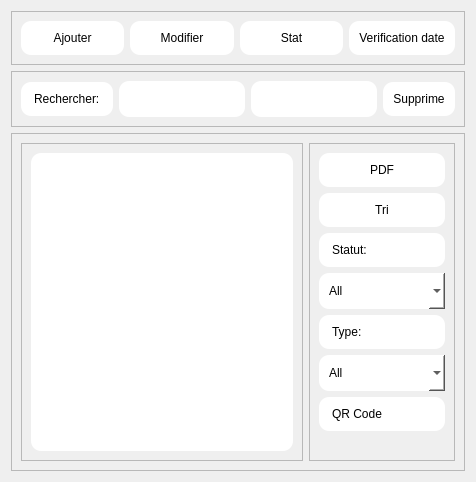
         <widget class="QWidget" name="vehicule">
          <layout class="QVBoxLayout" name="verticalLayout_40">
           <item>
            <widget class="QFrame" name="frame_80">
             <property name="sizePolicy">
              <sizepolicy hsizetype="Preferred" vsizetype="Maximum">
               <horstretch>0</horstretch>
               <verstretch>0</verstretch>
              </sizepolicy>
             </property>
             <property name="frameShape">
              <enum>QFrame::Shape::StyledPanel</enum>
             </property>
             <property name="frameShadow">
              <enum>QFrame::Shadow::Raised</enum>
             </property>
             <layout class="QHBoxLayout" name="horizontalLayout_58">
              <item>
               <widget class="QPushButton" name="pushButtonveajouter">
                <property name="styleSheet">
                 <string notr="true">QPushButton
{
background-color:rgb(255, 255, 255);
border-radius: 10px;
padding: 10px;
}

QPushButton:Hover {
				background-color: rgb(159, 159, 159);
				border-color: rgb(159, 159, 159);}
</string>
                </property>
                <property name="text">
                 <string>Ajouter</string>
                </property>
               </widget>
              </item>
              <item>
               <widget class="QPushButton" name="pushButtonvemodifier">
                <property name="styleSheet">
                 <string notr="true">QPushButton
{
background-color:rgb(255, 255, 255);
border-radius: 10px;
padding: 10px;
}

QPushButton:Hover {
				background-color: rgb(159, 159, 159);
				border-color: rgb(159, 159, 159);}
</string>
                </property>
                <property name="text">
                 <string>Modifier</string>
                </property>
               </widget>
              </item>
              <item>
               <widget class="QPushButton" name="pushButtonvestat">
                <property name="styleSheet">
                 <string notr="true">QPushButton
{
background-color:rgb(255, 255, 255);
border-radius: 10px;
padding: 10px;
}

QPushButton:Hover {
				background-color: rgb(159, 159, 159);
				border-color: rgb(159, 159, 159);}
</string>
                </property>
                <property name="text">
                 <string>Stat</string>
                </property>
               </widget>
              </item>
              <item>
               <widget class="QPushButton" name="pushButtonvedate">
                <property name="styleSheet">
                 <string notr="true">QPushButton
{
background-color:rgb(255, 255, 255);
border-radius: 10px;
padding: 10px;
}

QPushButton:Hover {
				background-color: rgb(159, 159, 159);
				border-color: rgb(159, 159, 159);}
</string>
                </property>
                <property name="text">
                 <string>Verification date</string>
                </property>
               </widget>
              </item>
             </layout>
            </widget>
           </item>
           <item>
            <widget class="QFrame" name="frame_81">
             <property name="sizePolicy">
              <sizepolicy hsizetype="Preferred" vsizetype="Maximum">
               <horstretch>0</horstretch>
               <verstretch>0</verstretch>
              </sizepolicy>
             </property>
             <property name="frameShape">
              <enum>QFrame::Shape::StyledPanel</enum>
             </property>
             <property name="frameShadow">
              <enum>QFrame::Shadow::Raised</enum>
             </property>
             <layout class="QHBoxLayout" name="horizontalLayout_59">
              <item>
               <widget class="QLabel" name="label_83">
                <property name="sizePolicy">
                 <sizepolicy hsizetype="Preferred" vsizetype="Maximum">
                  <horstretch>0</horstretch>
                  <verstretch>0</verstretch>
                 </sizepolicy>
                </property>
                <property name="styleSheet">
                 <string notr="true">background-color: rgb(255, 255, 255);
border-radius: 10px;padding:10px;</string>
                </property>
                <property name="text">
                 <string>Rechercher:</string>
                </property>
               </widget>
              </item>
              <item>
               <widget class="QLineEdit" name="lineEditverecherche">
                <property name="styleSheet">
                 <string notr="true">background-color: rgb(255, 255, 255);
border-radius: 10px;padding:10px;</string>
                </property>
               </widget>
              </item>
              <item>
               <widget class="QLineEdit" name="lineEditvesup">
                <property name="styleSheet">
                 <string notr="true">background-color: rgb(255, 255, 255);
border-radius: 10px;padding:10px;</string>
                </property>
               </widget>
              </item>
              <item>
               <widget class="QPushButton" name="pushButtonvesup">
                <property name="styleSheet">
                 <string notr="true">QPushButton
{
background-color:rgb(255, 255, 255);
border-radius: 10px;
padding: 10px;
}

QPushButton:Hover {
				background-color: rgb(159, 159, 159);
				border-color: rgb(159, 159, 159);}
</string>
                </property>
                <property name="text">
                 <string>Supprime</string>
                </property>
               </widget>
              </item>
             </layout>
            </widget>
           </item>
           <item>
            <widget class="QFrame" name="frame_82">
             <property name="frameShape">
              <enum>QFrame::Shape::StyledPanel</enum>
             </property>
             <property name="frameShadow">
              <enum>QFrame::Shadow::Raised</enum>
             </property>
             <layout class="QHBoxLayout" name="horizontalLayout_60">
              <item>
               <widget class="QFrame" name="frame_83">
                <property name="frameShape">
                 <enum>QFrame::Shape::StyledPanel</enum>
                </property>
                <property name="frameShadow">
                 <enum>QFrame::Shadow::Raised</enum>
                </property>
                <layout class="QHBoxLayout" name="horizontalLayout_61">
                 <item>
                  <widget class="QTableView" name="tableViewve">
                   <property name="styleSheet">
                    <string notr="true">background-color: rgb(255, 255, 255);
border-radius: 10px;</string>
                   </property>
                  </widget>
                 </item>
                </layout>
               </widget>
              </item>
              <item>
               <widget class="QFrame" name="frame_84">
                <property name="sizePolicy">
                 <sizepolicy hsizetype="Fixed" vsizetype="Preferred">
                  <horstretch>0</horstretch>
                  <verstretch>0</verstretch>
                 </sizepolicy>
                </property>
                <property name="frameShape">
                 <enum>QFrame::Shape::StyledPanel</enum>
                </property>
                <property name="frameShadow">
                 <enum>QFrame::Shadow::Raised</enum>
                </property>
                <layout class="QVBoxLayout" name="verticalLayout_41">
                 <item>
                  <widget class="QPushButton" name="pushButtonvepdf">
                   <property name="styleSheet">
                    <string notr="true">QPushButton
{
background-color:rgb(255, 255, 255);
border-radius: 10px;
padding: 10px;
}

QPushButton:Hover {
				background-color: rgb(159, 159, 159);
				border-color: rgb(159, 159, 159);}
</string>
                   </property>
                   <property name="text">
                    <string>PDF</string>
                   </property>
                  </widget>
                 </item>
                 <item>
                  <widget class="QPushButton" name="pushButtonvetri">
                   <property name="styleSheet">
                    <string notr="true">QPushButton
{
background-color:rgb(255, 255, 255);
border-radius: 10px;
padding: 10px;
}

QPushButton:Hover {
				background-color: rgb(159, 159, 159);
				border-color: rgb(159, 159, 159);}
</string>
                   </property>
                   <property name="text">
                    <string>Tri</string>
                   </property>
                  </widget>
                 </item>
                 <item>
                  <widget class="QLabel" name="label_86">
                   <property name="sizePolicy">
                    <sizepolicy hsizetype="Preferred" vsizetype="Maximum">
                     <horstretch>0</horstretch>
                     <verstretch>0</verstretch>
                    </sizepolicy>
                   </property>
                   <property name="styleSheet">
                    <string notr="true">background-color: rgb(255, 255, 255);
border-radius: 10px;padding:10px;</string>
                   </property>
                   <property name="text">
                    <string>Statut:</string>
                   </property>
                  </widget>
                 </item>
                 <item>
                  <widget class="QComboBox" name="comboBoxvestatut">
                   <property name="styleSheet">
                    <string notr="true">background-color: rgb(255, 255, 255);
border-radius: 10px;padding:10px;</string>
                   </property>
                   <item>
                    <property name="text">
                     <string>All</string>
                    </property>
                   </item>
                   <item>
                    <property name="text">
                     <string>en repos</string>
                    </property>
                   </item>
                   <item>
                    <property name="text">
                     <string>en maintenance</string>
                    </property>
                   </item>
                   <item>
                    <property name="text">
                     <string>repere</string>
                    </property>
                   </item>
                  </widget>
                 </item>
                 <item>
                  <widget class="QLabel" name="label_87">
                   <property name="sizePolicy">
                    <sizepolicy hsizetype="Preferred" vsizetype="Maximum">
                     <horstretch>0</horstretch>
                     <verstretch>0</verstretch>
                    </sizepolicy>
                   </property>
                   <property name="styleSheet">
                    <string notr="true">background-color: rgb(255, 255, 255);
border-radius: 10px;padding:10px;</string>
                   </property>
                   <property name="text">
                    <string>Type:</string>
                   </property>
                  </widget>
                 </item>
                 <item>
                  <widget class="QComboBox" name="comboBoxvetype">
                   <property name="styleSheet">
                    <string notr="true">background-color: rgb(255, 255, 255);
border-radius: 10px;padding:10px;</string>
                   </property>
                   <item>
                    <property name="text">
                     <string>All</string>
                    </property>
                   </item>
                   <item>
                    <property name="text">
                     <string>Sedan</string>
                    </property>
                   </item>
                   <item>
                    <property name="text">
                     <string>SUV</string>
                    </property>
                   </item>
                   <item>
                    <property name="text">
                     <string>Hatchback</string>
                    </property>
                   </item>
                   <item>
                    <property name="text">
                     <string>Pickup</string>
                    </property>
                   </item>
                   <item>
                    <property name="text">
                     <string>Van</string>
                    </property>
                   </item>
                   <item>
                    <property name="text">
                     <string>CUV</string>
                    </property>
                   </item>
                   <item>
                    <property name="text">
                     <string>Mini Truck</string>
                    </property>
                   </item>
                   <item>
                    <property name="text">
                     <string>Coupe</string>
                    </property>
                   </item>
                  </widget>
                 </item>
                 <item>
                  <widget class="QLabel" name="label_84">
                   <property name="sizePolicy">
                    <sizepolicy hsizetype="Preferred" vsizetype="Maximum">
                     <horstretch>0</horstretch>
                     <verstretch>0</verstretch>
                    </sizepolicy>
                   </property>
                   <property name="styleSheet">
                    <string notr="true">background-color: rgb(255, 255, 255);
border-radius: 10px;padding:10px;</string>
                   </property>
                   <property name="text">
                    <string>QR Code</string>
                   </property>
                  </widget>
                 </item>
                 <item>
                  <widget class="QLabel" name="qrCodeLabel">
                   <property name="text">
                    <string/>
                   </property>
                  </widget>
                 </item>
                </layout>
               </widget>
              </item>
             </layout>
            </widget>
           </item>
          </layout>
         </widget>
